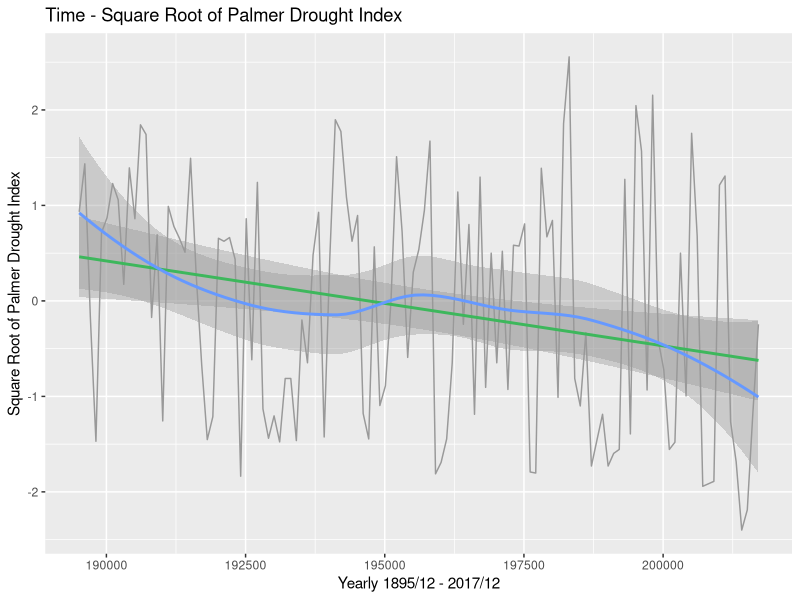

Reproduce this figure in R. (Note: this script raises an error after producing the figure.)
library(ggplot2)
library(forecast)
setwd("E:/Desktop/STAT 498/Homework/FinalProject")

#import data
droughtData <- read.table("CAdrought.txt", header = TRUE, sep = ",")

#Translate palmer index into square root of it.
data.sqrttrans <- function(x) {
    if (x > 0) {
      return(x = sqrt(x))
    } else {
      return(x = -sqrt(abs(x)))
    }
}
revise <- numeric()
for(i in 1:nrow(droughtData)) {
  revise <- c(revise, data.sqrttrans(droughtData$Value[i]))
}
droughtDataRevise <- cbind(droughtData, revise)

#Plot linear and smoothed regression line of Square root of Palmer index value to time. 
ggplot(data = droughtDataRevise) + 
  geom_line(mapping = aes(x = Date, y = revise), color = "#999999") + 
  geom_smooth(mapping = aes(x = Date, y = revise), color = "#00CC33", method = "lm") +
  geom_smooth(mapping = aes(x = Date, y = revise), color = "#6699FF") +
  labs(
    title = "Time - Square Root of Palmer Drought Index",
    x ="Yearly 1895/12 - 2017/12",
    y ="Square Root of Palmer Drought Index"
  )

#Apply time series model on Palmer index.
droughtTseries <- ts(droughtData[,2])

#check if drought data is stationary
drought.adf <- adf.test(droughtTseries) ##p-value = 0.01, reject null hypothesis, alternative is stationary.
drought.kpss <- kpss.test(droughtTseries) ##p-value = 0.07 
drought.stl <- stl(droughtTseries, s.window = "periodic") ##error no seasonality

#Apply arima(1,0,0)
drought.arima <- auto.arima(droughtTseries) ##se = 0.0845

#Predict future trend of Palmer index in ten years. 
drought.forecast <- forecast(drought.arima)
plot(forecast(drought.arima))

autoplot(droughtTseries) 
autoplot(drought.forecast)
